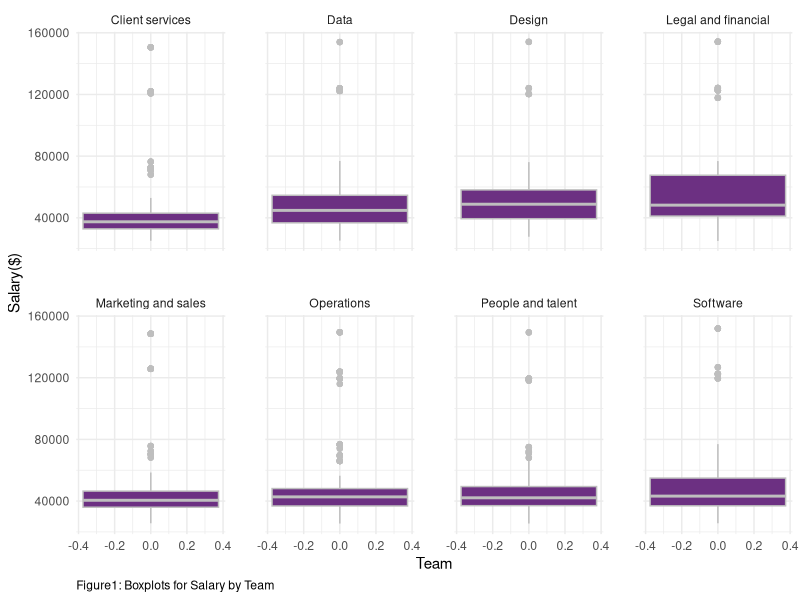
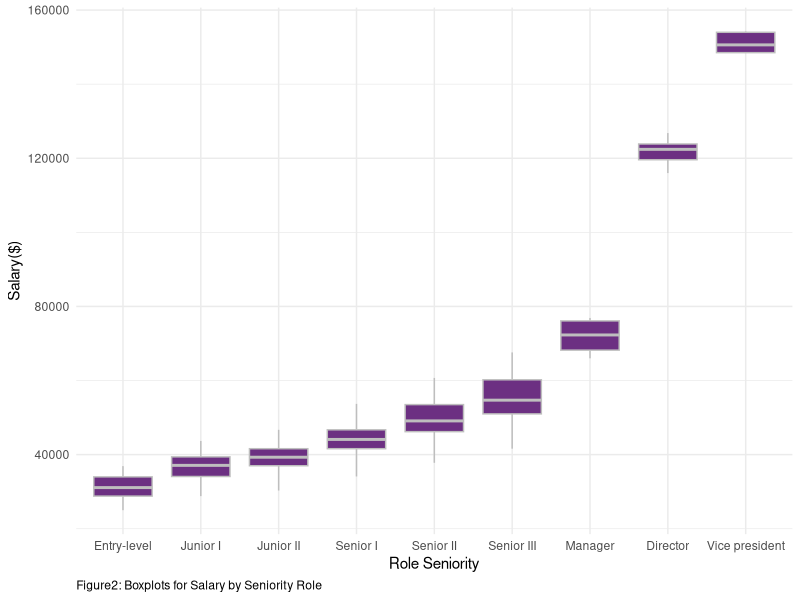
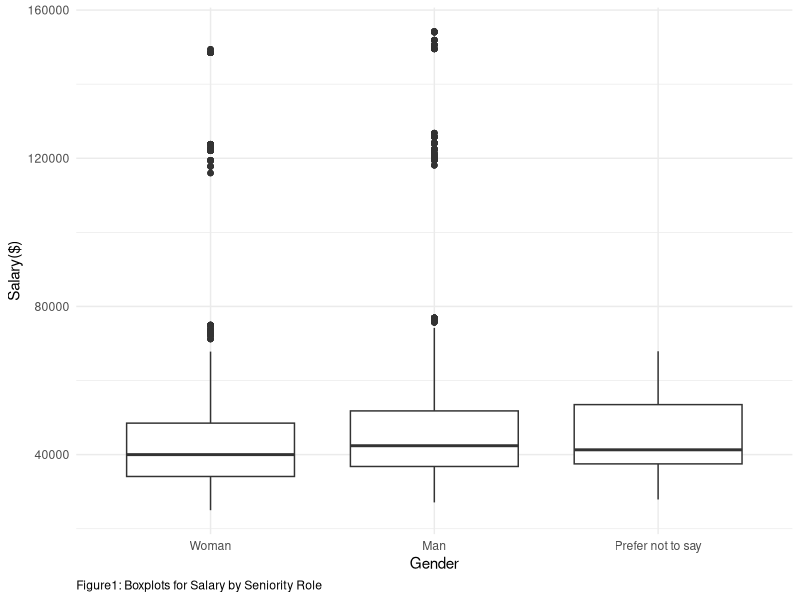
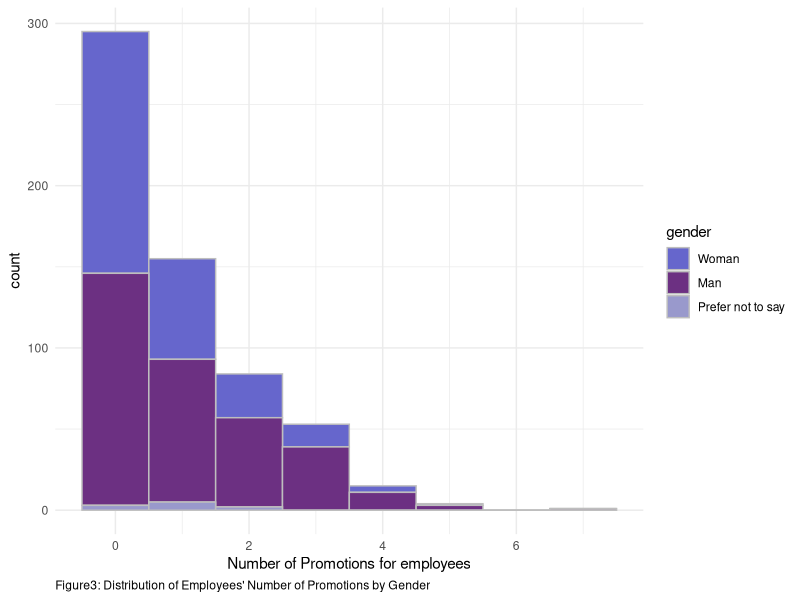
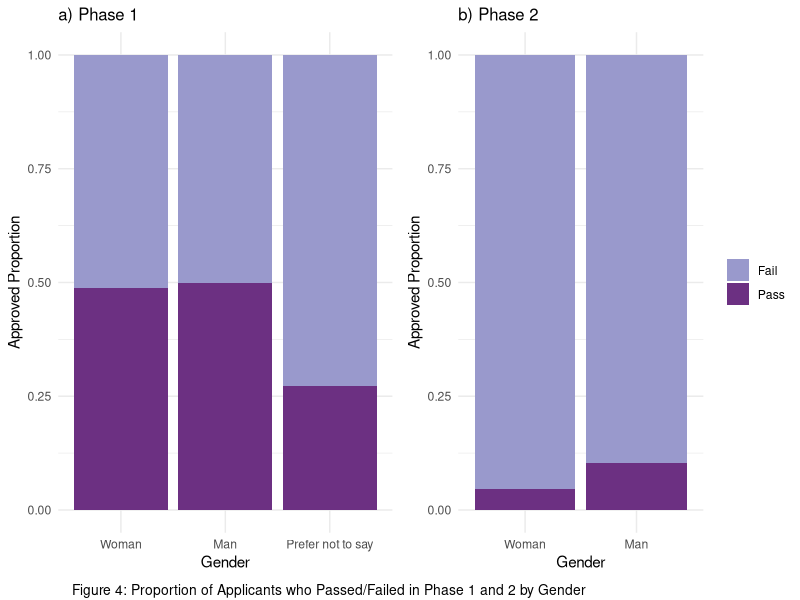
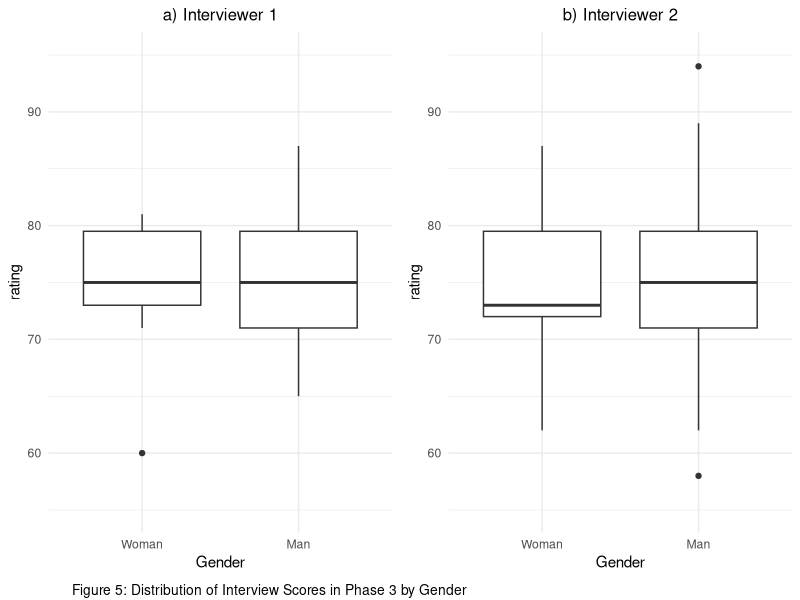
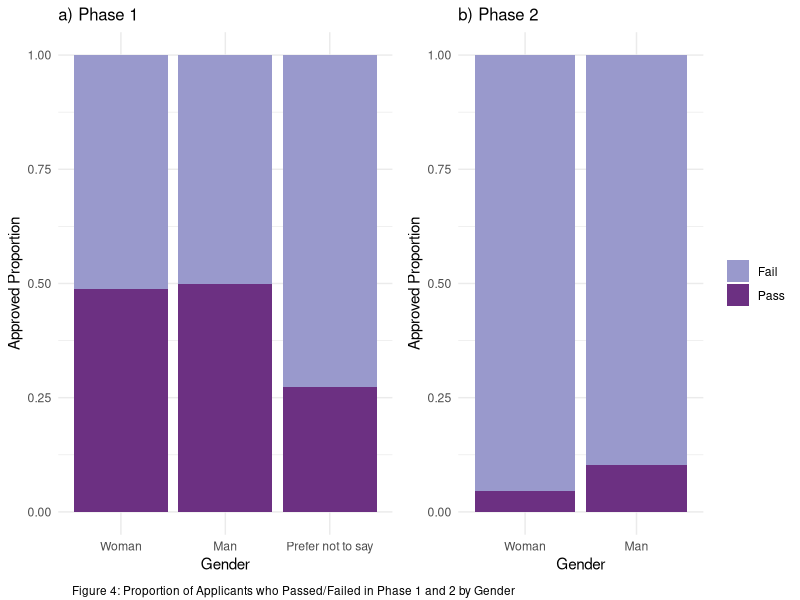
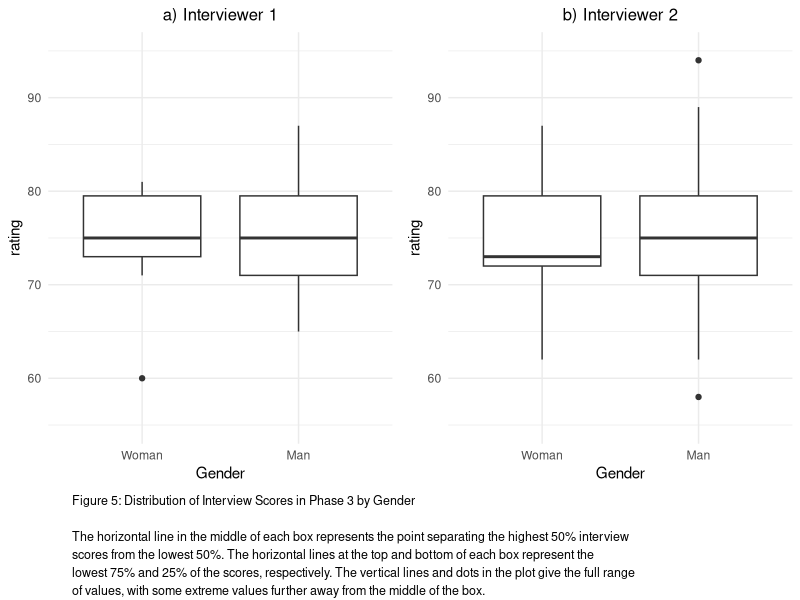

Write R code to recreate these figures, in order.
## ---- chunk 1
library(tidyverse)
library(lme4)
library(mgcv)
library(kableExtra)
#install.packages("gridExtra")
library(gridExtra)
library(grid)
# this should supress all code and messages
knitr::opts_chunk$set(include=FALSE)
## ---- chunk 2
############################################################################################################
#DATA CLEANING PART
############################################################################################################

# read in the data
black_saber_current_employees <- read_csv("data/black-saber-current-employees.csv")

#change salary varaible from characters to doubles
black_saber_current_employees_cleaned <- black_saber_current_employees %>% 
  mutate(salary = str_extract_all(salary, "\\d+,\\d+")) %>% #only extracting the number part(i.e., remove $)
  mutate(salary = str_remove_all(salary, ",")) %>% # remove comma(,)
  mutate(salary = as.numeric(salary)) %>% #change to doubles
  #changing the orders of role as hierarchy, rather than alphabetical order(see below note)
  mutate(role_seniority = fct_relevel(role_seniority, "Manager", after = 7)) %>% 
  mutate(role_seniority = fct_relevel(role_seniority, "Director", after = 7)) %>%
  #changing the orders of gender for clairty in explanation for promotion analaysis part
  mutate(gender = fct_relevel(gender, "Woman", after = 0))

#NOTES
#(Before changing): Director Entry-level Junior I Junior II Manager Senior I Senior II Senior III Vice president
#(After chaning): “Entry-level”,“Junior I”,“JuniorII”,“Senior I”,“Senior II”,“Senior III”,“Manager”, “Director”,“Vicepresident” 

## ---- chunk 3
#########################################################################################################
#EXPLORATORY ANALYSIS
#########################################################################################################
# create a visualisation (a boxplot to see if teams have systematic differences in their salary)
#some teams might be more important to the company 
#e.g., bc it is a software company, software team might be more valuable to the company and thus receive higher salary, yet this is fair in the sense that the Gideon wants salary based on "talent and value to the company”)

my_plot_salary_by_role_team <- black_saber_current_employees_cleaned %>% 
  ggplot(aes(y = salary)) +
  facet_wrap(~team, nrow = 2) +
  geom_boxplot(colour = "grey", fill = "#6C3082") +
  theme_minimal() +
  labs(x = "Team", y= "Salary($)", caption = "Figure1: Boxplots for Salary by Team") + 
  theme(panel.spacing = unit(2, "lines")) +
  theme(plot.caption = element_text(hjust = 0))

my_plot_salary_by_role_team
ggsave("images/salary_boxplot_team.png", width = 6, height = 3.8)

## ---- chunk 4

#exploring whether there is difference in salary by roles.
#there should be difference, since higher the role, the more salary people earn since they are more valuable to the company

my_plot_salary_by_role <- black_saber_current_employees_cleaned %>% 
  ggplot(aes(x = role_seniority, y = salary)) +
  geom_boxplot(colour = "grey", fill = "#6C3082") +
  theme_minimal() +
  labs(x="Role Seniority", y= "Salary($)", caption = "Figure2: Boxplots for Salary by Seniority Role") +
  theme(plot.caption = element_text(hjust = 0))

my_plot_salary_by_role
ggsave("images/salary_boxplot_role.png", width = 6, height = 3)

#side note: does follow the seniority trend, which is Least senior to most senior: “Entry-level”,“Junior I”,“JuniorII”,“Senior I”,“Senior II”,“Senior III”,“Manager”, “Director”,“Vicepresident”

## ---- chunk 5
#########################################################################################################

#exploring whether there is gender difference in salary
my_plot_salary_by_gender <- black_saber_current_employees_cleaned %>% 
  ggplot(aes(x = gender, y = salary)) +
  geom_boxplot() +
  theme_minimal() +
  labs(x = "Gender", y= "Salary($)", caption = "Figure1: Boxplots for Salary by Seniority Role") +
  theme(plot.caption = element_text(hjust = 0))

  
my_plot_salary_by_gender
#result(interpretation of the plot): Gender does not seem to have fixed effect on salary. In other words, no gender bias, which is good considering EDI (but when doing model comparison, we will see whether such is true numerically)

ggsave("images/salary_boxplot_gender.png", width = 6, height = 2.5)

#########ONE-WAY ANOVA ON SALARY AND GENDER AS GROUP####################

lmod_gender <- lm(salary ~ gender, data = black_saber_current_employees_cleaned)
#summary(lmod_gender)
#HOWEVER, UNLIKE THE VISUALIZATION, THERE WAS A SIGNIFICANT DIFFERENCE IN GENDER! THERE MIGHT BE GENDER BIAS IN SALARY(we will see this in model fitting part)

## ---- chunk 6
#########################################################################################################
#MODEL FITTING
#########################################################################################################

#fitting a linear mixed model while setting financial quarter (financial_q)
#rationale: in some quarters, the company earns a lot of money and so all employees earn more money in that quarter, but when the quarter is not good, all earn less money.

salary_lmer <- lmer(salary ~ gender + team + role_seniority + leadership_for_level + productivity + (1|financial_q), data = black_saber_current_employees_cleaned)
#summary(salary_lmer)

#cannot take face-value to whether team has systematic difference and so just to check, we added this model without team so that when we compare it with salary_lmer, we can know whether we must include team or not fpre better prediction.
salary_lmer_no_team <- lmer(salary ~ gender + role_seniority + leadership_for_level + productivity + (1|financial_q), data = black_saber_current_employees_cleaned)
#summary(salary_lmer)

salary_lmer_no_gender <- lmer(salary ~ team + role_seniority + leadership_for_level + productivity + (1|financial_q), data = black_saber_current_employees_cleaned)
#summary(salary_lmer_no_gender)

## ---- chunk 7
#########################################################################################################
#MODEL COMPARISION TEST
#########################################################################################################


#THIS TEST CONFIRMS THAT THERE IS A GENDER BIAS IN SALARY
lmtest::lrtest(salary_lmer, salary_lmer_no_gender)
#conclusion: indeed, becuase the p-value is significant, simpler model does NOT explain better than complex model = should include gender to have better predictive ability...

## ---- chunk 8
#This test confirms that we need team as predictor
lmtest::lrtest(salary_lmer, salary_lmer_no_team)
## ---- chunk 9
salary_table <- cbind(Estimate = summary(salary_lmer)$coef[,1])
kable(round(salary_table[1:3,],4), col.names = c("Estimate"), caption = "Partial Table of Coefficient Estimates for Salary Model Including Gender", booktabs = TRUE, valign = "t", format = "pandoc") %>%
  kable_styling(latex_options = "scale_down")
## ---- chunk 10
############################################################################################################
#DATA CLEANING PART
############################################################################################################
# create a variable called promotion count that keeps track of the number of times
# each employee got promoted
employee_data <- black_saber_current_employees_cleaned %>%
  mutate(employee_role = as.numeric(role_seniority)) %>%
  select(employee_id, employee_role) %>%
  group_by(employee_id)%>%
  mutate(initial_role=min(employee_role)) %>%
  mutate(current_role=max(employee_role)) %>%
  mutate(promotion_count = current_role - initial_role) %>%
  select(employee_id, promotion_count) %>%
  unique()

# `work_period` variable counts how many financial quarters each employee has gone through
# this gives us an idea of how long each employee has been working at the company
working_period <- black_saber_current_employees_cleaned %>%
  group_by(employee_id) %>%
  summarise(work_period = n())

# create a new variable called `employee_role` which saves role_seniority as numbers and
# create another variable called `initial_role` that indicates the initial role of the employee
role_seniority_data <- black_saber_current_employees_cleaned %>% 
  mutate(employee_role = as.numeric(role_seniority)) %>%
  select(employee_id, employee_role) %>%
  unique()%>%
  group_by(employee_id)%>%
  mutate(initial_role=min(employee_role)) %>%
  mutate(current_role=max(employee_role))

# data that only contains the most recent (2020 Q4) information on each employee
promotion_data <- full_join(black_saber_current_employees_cleaned, employee_data) %>%
  left_join(working_period) %>%
  mutate(year = as.numeric(str_extract_all(financial_q, "\\d+\\d+"))) %>%
  mutate(quarter = as.numeric(substr(financial_q,7,7))) %>% 
  group_by(employee_id) %>%
  mutate(recent_year = max(year)) %>%
  filter(year == recent_year) %>%
  mutate(recent_quarter = max(quarter)) %>%
  filter(quarter == recent_quarter) %>%
  right_join(y = role_seniority_data) %>% 
  filter(employee_role == current_role) %>% 
  select(-c(year, quarter, recent_year, recent_quarter, current_role, employee_role, initial_role))

## ---- chunk 11
#########################################################################################################
#EXPLORATORY ANALYSIS
#########################################################################################################

# proportion of different numbers of promotion
prop.table(table(promotion_data$promotion_count))

# mean number of promotions
mean(promotion_data$promotion_count)
sd(promotion_data$promotion_count)
## ---- chunk 12

promotion_count_by_gender_plot <- promotion_data %>% 
  ggplot(aes(x = promotion_count, fill = gender)) +
  geom_histogram(colour = "grey", binwidth= 1) +
  theme_minimal() +
  labs(x = "Number of Promotions for employees", caption = "Figure3: Distribution of Employees' Number of Promotions by Gender") + 
  scale_fill_manual(values=c("#6666CC", "#6C3082","#9999CC")) +
  theme(plot.caption = element_text(hjust = 0))

promotion_count_by_gender_plot
ggsave("images/promotion_count_by_gender_plot.png", width = 6, height = 4)

## Figure for executive summary
promotion_count_by_gender_plot_2 <- promotion_data %>% 
  ggplot(aes(x = promotion_count, fill = gender)) +
  geom_histogram(colour = "grey", binwidth= 1) +
  theme_minimal() +
  labs(x = "Number of Promotions for employees",
       caption = "Figure1: Distribution of employees' number of promotion, showing genders as different colour.\nEach bar's height represents the count for number of promotions") + 
  scale_fill_manual(values=c("#6666CC", "#6C3082","#9999CC")) +
  theme(plot.caption = element_text(hjust = 0))

ggsave("images/promotion_count_by_gender_plot_2.png", height = 2.5)

## ---- chunk 13
########################################################################################################
# Assumption check
########################################################################################################

mean_variance_model <- promotion_data %>% 
  group_by(gender) %>% 
  summarise(mean = mean(promotion_count), var = round(sd(promotion_count)^2,1))

## ---- chunk 14
#########################################################################################################
#MODEL FITTING
#########################################################################################################
# test model to see if gender, leadership level and productivity of each employee affect their number of promotions
# (offset: account for different work periods for the employees, while allowing for counts to still be the response.)

# model with covariates gender, leadership and productivity
mod1 <- glm(promotion_count ~ gender + leadership_for_level + productivity, family = poisson, offset = log(work_period), data = promotion_data)
# model with covariates leadership and productivity only
mod2 <- glm(promotion_count ~ leadership_for_level + productivity, family = poisson, offset = log(work_period), data = promotion_data)
# model with covariates gender, leadership, productivity, salary, and role_seniority
mod3 <- glm(promotion_count ~ gender + leadership_for_level + productivity + salary + role_seniority, family = poisson, offset = log(work_period), data = promotion_data)
# model with covariates leadership, productivity, salary, and role_seniority only
mod4 <- glm(promotion_count ~ leadership_for_level + productivity + salary + role_seniority, family = poisson, offset = log(work_period), data = promotion_data)

# compare models with common covariates of leadership and productivity, with and without gender
anova(mod1, mod2, test = "Chisq")
# more complex model with gender is better

# compare models with common covariates of leadership, productivity, salary, and role_seniority, with and without gender
anova(mod3, mod4, test = "Chisq")
# more complex model with gender is better

# compare the two preferable models from the previous tests to determine the final model
anova(mod1, mod3, test = "Chisq")
# strong evidence against the hypothesis that the simpler model fits the data just well
## ---- chunk 15
table <- cbind(Estimate = summary(mod3)$coef[,1],
               confint(mod3))
kable(round(table[1:3,],4), caption = "Partial Table of Coefficient Estimates and 95% Confidence Interval for Gender in the Final Model", booktabs = TRUE, valign = "t", format = "pandoc") %>%
  kable_styling(latex_options = "scale_down")
## ---- chunk 16
#########################################################################################################
#DATA CLEANING PART
#########################################################################################################

# read in the data
phase1_applicants <- read.csv("data/phase1-new-grad-applicants-2020.csv")
phase2_applicants <- read.csv("data/phase2-new-grad-applicants-2020.csv")
phase3_applicants <- read.csv("data/phase3-new-grad-applicants-2020.csv")
final_hired <- read.csv("data/final-hires-newgrad_2020.csv")

#make new variable which tells whether applicant is accepted for each phase or not
#add gender if the dataset doesn't have
final_hired_cleaned <- final_hired %>% 
  mutate(hired = 1)

phase3_applicants_cleaned <- phase3_applicants %>% 
  full_join(final_hired_cleaned) %>% 
  mutate(hired = replace_na(hired, 0)) %>% 
  left_join(phase2_applicants) %>% 
  select(applicant_id : hired, gender) %>% 
  mutate(gender = fct_relevel(gender, "Woman", after = 0)) %>% 
  mutate(hired_word = case_when(hired == 0 ~ "Fail", 
                                         hired == 1 ~ "Pass")) %>% 
  mutate(phase2accepted = 1)

phase2_applicants_cleaned <- phase2_applicants %>% 
  full_join(phase3_applicants_cleaned) %>% 
  mutate(phase2accepted = replace_na(phase2accepted, 0)) %>% 
  select(applicant_id, gender, technical_skills:speaking_skills, phase2accepted) %>%
  mutate(gender = fct_relevel(gender, "Woman", after = 0)) %>% 
  mutate(phase2accepted_word = case_when(phase2accepted == 0 ~ "Fail", 
                                         phase2accepted == 1 ~ "Pass")) %>% 
  mutate(phase1accepted = 1) # %>% 
  #filter(gender != "Prefer not to say")

phase1_applicants_cleaned <- phase1_applicants %>% 
  full_join(phase2_applicants_cleaned) %>% 
  select(applicant_id:work_experience, phase1accepted) %>% 
  mutate(phase1accepted = replace_na(phase1accepted, 0)) %>%
  mutate(gender = fct_relevel(gender, "Woman", after = 0)) %>% 
  mutate(phase1accepted_word = case_when(phase1accepted == 0 ~ "Fail",
                                         phase1accepted == 1 ~ "Pass"))

phase2_applicants_cleaned <- filter(phase2_applicants_cleaned, gender != "Prefer not to say")
## ---- chunk 17
#########################################################################################################
#EXPLORATORY ANALYSIS
#########################################################################################################

#proportion of female
sum(phase1_applicants$gender == "Woman") / nrow(phase1_applicants)
sum(phase1_applicants$gender == "Prefer not to say") / nrow(phase1_applicants)
sum(phase2_applicants_cleaned$phase2accepted ==1) / nrow(phase2_applicants_cleaned)

# create a visualisation (a boxplot to see if gender has systematic differences in their phase approved)

#stacked bar chart that displays the proportion of applicants with each accepted group, for each gender
bar_proportion_phase1 <- ggplot(data = phase1_applicants_cleaned, aes(x = gender, fill = phase1accepted_word)) +
  geom_bar(position = "fill") +
  scale_fill_manual(values=c("#9999CC", "#6C3082")) +
  theme_minimal() +
  labs(x = "Gender", y = "Approved Proportion") + 
  ggtitle("a) Phase 1") +
  theme(legend.position = "none", plot.title = element_text(size=12))

bar_proportion_phase2 <- ggplot(data = phase2_applicants_cleaned, aes(x = gender, fill = phase2accepted_word)) +
  geom_bar(position = "fill") +
  scale_fill_manual(values=c("#9999CC", "#6C3082")) +
  theme_minimal() +
  labs(x = "Gender", y = "Approved Proportion") + 
  ggtitle("b) Phase 2") + 
  theme(legend.title = element_blank(), plot.title = element_text(size=12))

bar_proportion_phase1_2 <- grid.arrange(bar_proportion_phase1,bar_proportion_phase2, ncol = 2,
                                        bottom = textGrob("Figure 4: Proportion of Applicants who Passed/Failed in Phase 1 and 2 by Gender", 
                                                          x = 0.09, y = 0.5, just = "left", gp = gpar(fontsize = 10)))
ggsave(file="images/hiring_barchart_gender.png", bar_proportion_phase1_2, height = 3)


box_interviewer1 <- ggplot(phase3_applicants_cleaned, aes(x = gender, y = interviewer_rating_1)) +
  geom_boxplot() +
  ylim(55, 95) +
  theme_minimal() +
  labs(title = "a) Interviewer 1", x = "Gender", y= "rating") +
  theme(plot.title = element_text(hjust = 0.5, size = 12))
  
box_interviewer2 <- ggplot(phase3_applicants_cleaned, aes(x = gender, y = interviewer_rating_2)) +
  geom_boxplot() +
  ylim(55, 95) +
  theme_minimal() +
  labs(title = "b) Interviewer 2", x = "Gender", y= "rating") +
  theme(plot.title = element_text(hjust = 0.5, size = 12))

box_proportion_interviewer1_2 <- grid.arrange(box_interviewer1,box_interviewer2, ncol = 2, 
                                              bottom = textGrob("Figure 5: Distribution of Interview Scores in Phase 3 by Gender", 
                                                                x = 0.09, y = 0.5, just = "left", gp = gpar(fontsize = 10)))
ggsave(file="images/hiring_boxplot_gender.png", box_proportion_interviewer1_2, height = 3)

## figure for excutive summary
bar_proportion_phase1_2_exc <- grid.arrange(bar_proportion_phase1,bar_proportion_phase2, ncol = 2,
                                        bottom = textGrob("Figure 4: Proportion of Applicants who Passed/Failed in Phase 1 and 2 by Gender", 
                                                          x = 0.09, y = 0.5, just = "left", gp = gpar(fontsize = 8.5)))
ggsave(file="images/hiring_barchart_gender_2.png", bar_proportion_phase1_2_exc, height = 2.35)

box_proportion_interviewer1_2_exc <- grid.arrange(box_interviewer1,box_interviewer2, ncol = 2, 
                                              bottom = textGrob("Figure 5: Distribution of Interview Scores in Phase 3 by Gender\n\nThe horizontal line in the middle of each box represents the point separating the highest 50% interview\nscores from the lowest 50%. The horizontal lines at the top and bottom of each box represent the\nlowest 75% and 25% of the scores, respectively. The vertical lines and dots in the plot give the full range\nof values, with some extreme values further away from the middle of the box.", x = 0.09, y = 0.5, just = "left", gp = gpar(fontsize = 9)))
ggsave(file="images/hiring_boxplot_gender_2.png", box_proportion_interviewer1_2_exc, height = 3.1)

## ---- chunk 18
#########################################################################################################
#MODEL FITTING
#########################################################################################################

#use generalized linear model since all variables take large part of grades

#model where gender is only predictor
phase1_gender <- glm(phase1accepted ~ gender, family = binomial, data = phase1_applicants_cleaned)
confint(phase1_gender)

#generalized linear model with all variables except for gender
phase1_glm_no_gender <- glm(phase1accepted ~ team_applied_for + cover_letter + cv+ gpa + extracurriculars + work_experience, family = binomial(link = "logit"), data = phase1_applicants_cleaned)

#generalized linear model with all variables including gender
phase1_glm <- glm(phase1accepted ~ team_applied_for + cover_letter + cv+ gpa + gender +  extracurriculars + work_experience, family = binomial(link = "logit"), data = phase1_applicants_cleaned)

#deviance test to know including gender is better
drop_in_deviance <- anova(phase1_glm_no_gender, phase1_glm, test = "Chisq")
drop_in_deviance
## ---- chunk 19
#model where gender is only predictor
phase2_gender <- glm(phase2accepted ~ gender, family = binomial, data = phase2_applicants_cleaned)
confint(phase2_gender)

#generalized linear model with all variables except for gender
phase2_glm_no_gender <- glm(phase2accepted ~ technical_skills + writing_skills + speaking_skills + leadership_presence , family = binomial(link = "logit"), data = phase2_applicants_cleaned)

#generalized linear model with all variables including gender
phase2_glm <- glm(phase2accepted ~ technical_skills + writing_skills + speaking_skills + leadership_presence + gender, family = binomial(link = "logit"), data = phase2_applicants_cleaned)

#deviance test to know including gender is better
drop_in_deviance <- anova(phase2_glm_no_gender, phase2_glm, test = "Chisq")
drop_in_deviance
## ---- chunk 20
#Simple linear model with gender covariate for interviewer 1
phase3_interviewer1 <- lm(interviewer_rating_1 ~ gender, data = phase3_applicants_cleaned)
confint(phase3_interviewer1)

#Simple linear model with gender covariate for interviewer 2
phase3_interviewer2 <- lm(interviewer_rating_2 ~ gender, data = phase3_applicants_cleaned)
confint(phase3_interviewer2)

#Checking assumption
par(mfrow=c(2,2))
plot(phase3_interviewer1)
par(mfrow=c(2,2))
plot(phase3_interviewer2)
## ---- chunk 21
# full summary output for salary model
salary_table <- cbind(Estimate = summary(salary_lmer)$coef[,1])
kable(round(salary_table[,],4), col.names = c("Estimate"), caption = "Full Table of Coefficient Estimates for Salary Model", booktabs = TRUE, valign = "t", format = "pandoc") %>%
  kable_styling(latex_options = "scale_down")

# full summary output and 95% CIs for promotion model
promotion_table <- cbind(Estimate = summary(mod3)$coef[,1],
               confint(mod3))
kable(round(table,4), caption = "Full Table of Coefficient Estimates with 95% Confidence Intervals for Promotion Model", booktabs = TRUE, valign = "t", format = "pandoc") %>%
  kable_styling(latex_options = "scale_down")
